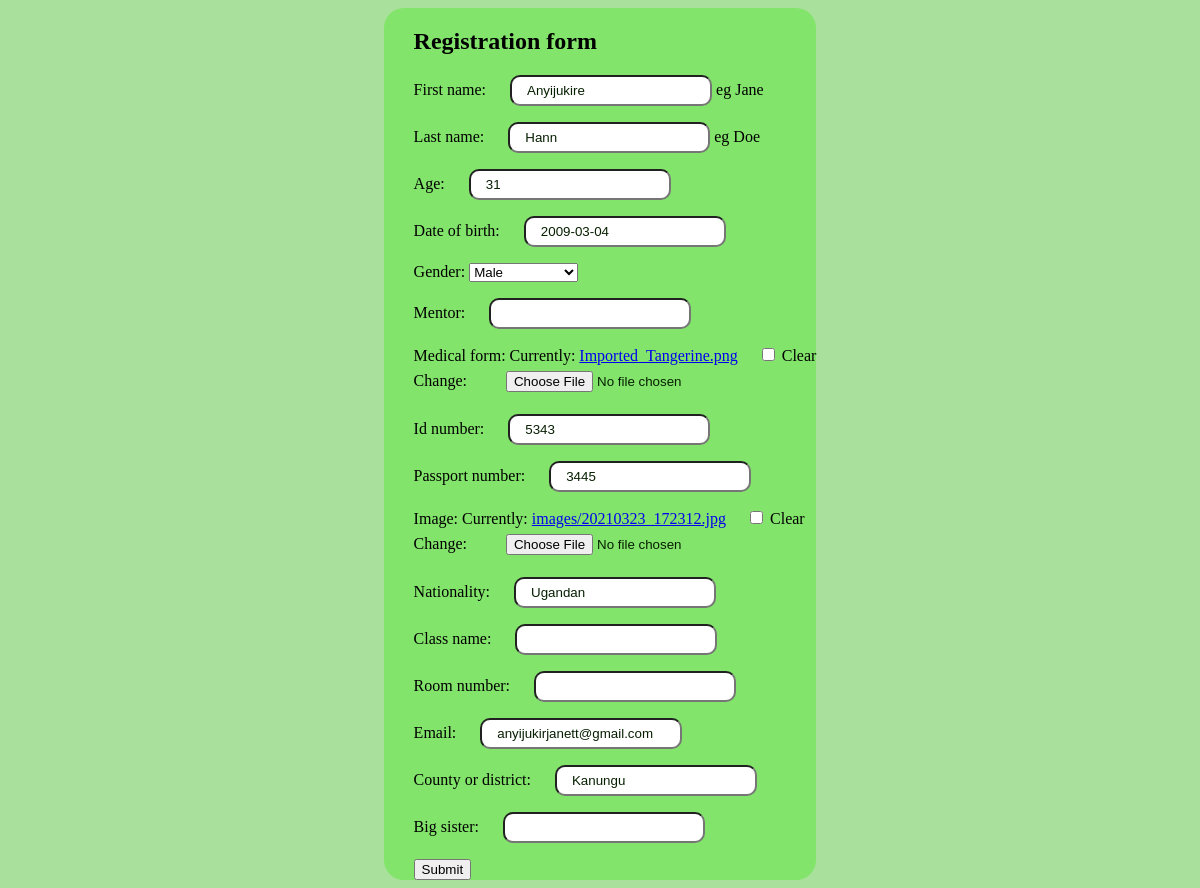
/students/edit/5/, run on the app's committed database.
### students/models.py (models this page shows, shortened)
class Students(models.Model):
    first_name=models.CharField(max_length=10, help_text='eg Jane')
    last_name=models.CharField(max_length=10, help_text='eg Doe')
    age=models.PositiveSmallIntegerField()
    date_of_birth=models.DateField( blank=True, null=True)
    GENDER_CHOICES = (('M', 'Male'), ('F', 'Female'), ('U', 'Unisex/Parody'))
    gender = models.CharField(max_length=1, choices=GENDER_CHOICES, default='female' , blank=True, null=True)
    mentor=models.CharField(max_length=29, null=True, blank=True)
    medical_form=models.FileField(default='default.jpg', blank=True, null=True)
    id_number=models.CharField(max_length=20, default=5343, blank=True, null=True)
    passport_number=models.CharField(max_length=20,default=3445, blank=True, null=True)
    image=models.ImageField(upload_to='images',default='default.jpg', blank=True, null=True)
    countries=(('Uganda'),("Kenya"),('Tanzania'),('Rwanda'),('Sudan'),('South Sudan'))
    nationality=models.CharField(max_length=15, default='Ugandan', blank=True, null=True)
    class_name=models.CharField(max_length=10, null=True, blank=True)
    room_number=models.CharField(max_length=5, null=True, blank=True)
    email=models.EmailField(default='anyijukirjanett@gmail.com', blank=True, null=True)
    county_or_district=models.CharField(max_length=15, blank=True, null=True)
    big_sister=models.CharField(max_length=20, null=True, blank=True)
    """How django stores files"""

### students/views.py (the view)
# urls.py: path('edit/<int:id>/', edit_student, name='edit_student'),
def edit_student(request, id):
    student= Students.objects.get(id=id)
    if request.method=='POST':
        form= StudentRegistrationForm(request.POST, instance=student)
        if form.is_valid:
            form.save()
    else:
        form=StudentRegistrationForm(instance=student)
        return render(request, 'edit_student.html',  {'form':form})
    return redirect(student_list)

### students/forms.py
class StudentRegistrationForm(forms.ModelForm):
    class Meta:
        model=Students
        fields="__all__"

### students/templates/edit_student.html (shortened to what this page needs)
{%load static%}
<!DOCTYPE html>
<html lang="en">
<head>
</head>
<body>
    <form method="POST">
        <h2>Registration form</h2>
        {{form.as_p}}
      <button>Submit</button>
    </form>
</body>
</html>

### students/templates/edit_student.html (style rules this page uses)
* { box-sizing: border-box; }
body { background-color: rgb(169, 224, 155); display: flex; flex-direction: column; align-items: center; justify-content: center; }
form { background-color: rgb(130, 228, 106); border-radius: 20px; padding-left: 30px; }
input { padding: 6px; padding-left: 15px; margin-left: 20px; color: rgb(6, 31, 0); border-radius: 10px; }

### data on the page
Students: first_name "Anyijukire", last_name "Hann", age "31", date_of_birth "2009-03-04", gender "Male", id_number "5343", passport_number "3445", nationality "Ugandan", email "anyijukirjanett@gmail.com", county_or_district "Kanungu"
